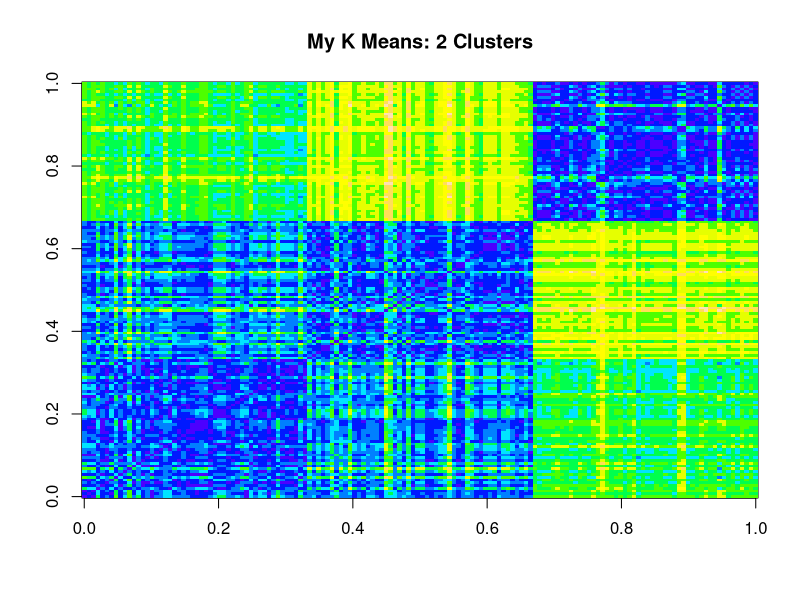
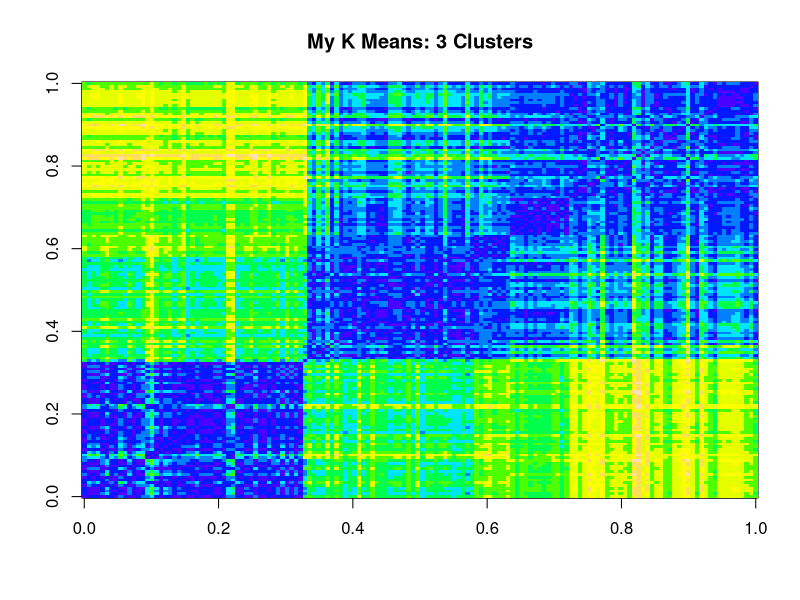
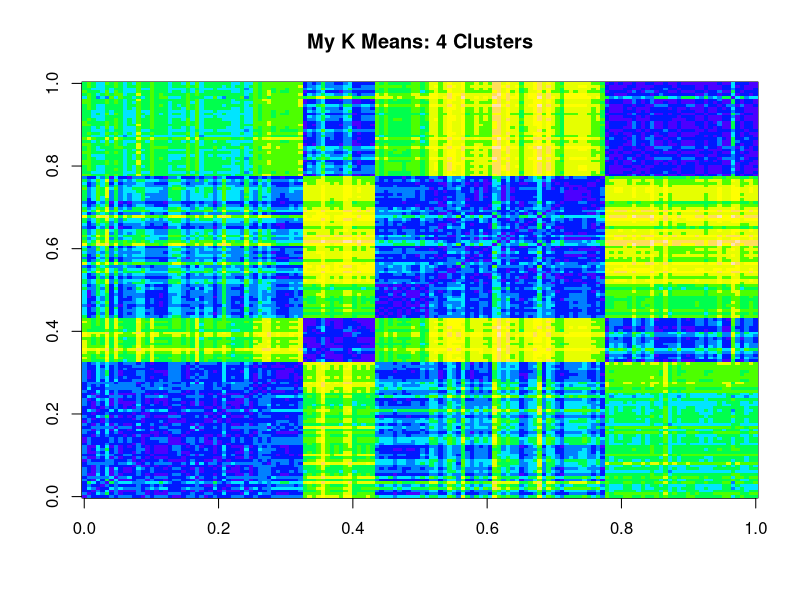
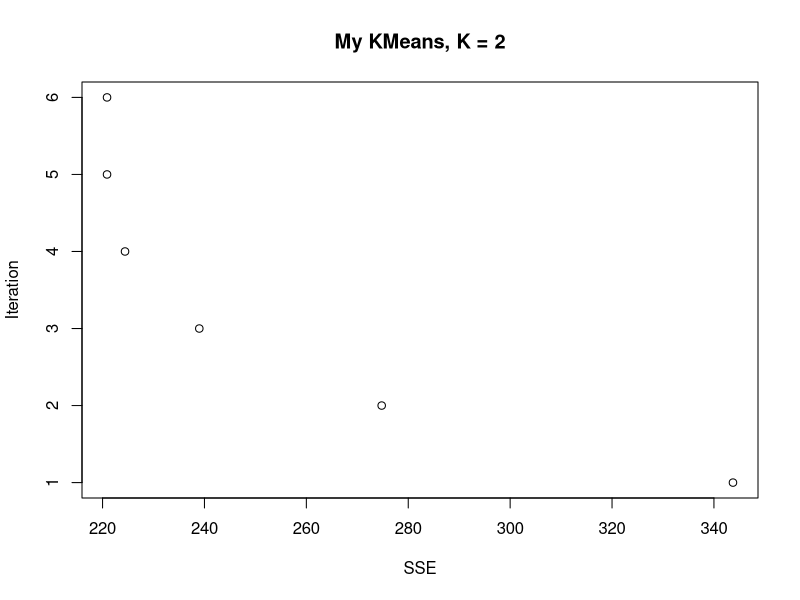

The R source for these figures, in order:
# Created by Ricco Amezcua
# First created on 4/22/2013
# Last updated on 4/28/2013
# This file contains the assignment code Assignment 5 for CS 422
# It uses the iris data set

#### Constants ####
# This is the difference threshold for the stopping condition
# It is a percentage of difference for two clusters
# When the percentage of difference falls below or is the threhold
# the algorithm will stop
DIFF.THRESH = 0 

#### Functions ####
# This function is used to normal data in a data frame
# It takes a data frame and the number of attributes in that data frame
NormalizeData <- function(df, natt){
  for(i in 1:natt){
    stan <- sd(df[,i])
    mean <- mean(df[,i])
    df[,i] <- sapply(df[,i], FUN = function(x){
      return ((x-mean)/stan)}) # nvm (Added a rounding function here round(x, 3))
  }
  return (df)
}

# This function will update the centroids
# It takes the dataframe of the data, a dataframe with the centroids data
# and the k
UpdateCentroids <- function(df, centroids, k){
  for(i in 1:k){
    temp <- subset(df, Cluster == i)
    temp$Cluster <- NULL # Remove clusters
    centroids[i,]<-as.vector(colMeans(temp))
  }
  
  return (centroids)
}

# This function will find the Euclidean distance between two points
EuclideanDistance <- function(p1, p2){
  distance <- p1-p2
  distance <- sapply(distance, FUN=function(x){return(x^2)})
  distance <- sum(distance)
  distance <- sqrt(distance)
  return (distance)
}

# This function takes a point and the centroids data frame
# It will find the centroid closest to that point (returns the index)
FindCluster <- function(point, centroids){
  k <- nrow(centroids)
  distances <- NULL
  for(i in 1:k){
    distances <- append(distances, EuclideanDistance(point, centroids[i,]))
  }
  #print(distances)
  cluster <- which(distances==(min(distances)))
  return(cluster[1])
}

# This is a helper function that checks if a set of clusters is in
# the currently active set of clusters.
# It returns a list of inactive clusters, or 0 if all clusters are active
ClusterRepCheck <- function(clusters, active.clusters){
  active.clusters <- unique(active.clusters)
  inactive.clusters <- which(!(clusters %in% active.clusters))
  if(length(inactive.clusters) == 0){inactive.clusters <-0}
  return(inactive.clusters)
}

# This function has the stopping condition for the k - means algo
# It takes two sets of cluster as vectors and finds the difference percentage
# (number of differences)/length
# It also takes a threshold for the difference percentage
StoppingCondition <- function(previous.clusters, current.clusters, threshold){
  stopping.condition <- FALSE
  num.differences <- length(which(previous.clusters != current.clusters))
  # If the number of differences falls below a certain threshold, stop the algo
  difference.percentage <- num.differences/length(current.clusters)
  #print(difference.percentage)
  if (difference.percentage <= threshold){stopping.condition <- TRUE}
  
  return(stopping.condition)
}

# This is my kmeans function.  It takes a data frame of data and a k
# It returns a vector of the clusters associated with the data 
MyKMeans <-function(df, k, measure.SSE=FALSE){
  natt <- ncol(df)
  centroids <- as.data.frame(matrix(data=0, nrow=k, ncol=natt))
  
  # Adding a cluster column and randomly assigning each point to a cluster
  df["Cluster"] <- NA
  df$Cluster <- sample(1:k, nrow(df), replace=TRUE)
  
  SSE <- NULL
  
  overall.SSE <- NULL
  
  stopped <- FALSE
  while(!stopped){
    previous.clusters <- as.vector(df$Cluster)
    
    # remove cluster column for easier calculation
    temp <- df
    temp$Cluster <- NULL
    
    # Update the centroids
    centroids <- UpdateCentroids(df, centroids, k)
    #Update each point's associated cluster
    df$Cluster <- apply(temp, 1,FindCluster, centroids)
    
    current.clusters <- as.vector(df$Cluster)
    
    inactive.clusters <- ClusterRepCheck(c(1:k), current.clusters)
    
    if (inactive.clusters[1] != 0){
      SSEResults <- CentroidSSEVector(df, centroids, inactive.clusters)
      active.clusters <- SSEResults$clusters
      SSEList <- SSEResults$SSE
      
      for(i in inactive.clusters){
        max.index <- which.max(SSEList)
        #Get index of first available point
        candidate.index <- which(df[,"Cluster"] == active.clusters[1])[1] 
        # Give that point to the inactive cluster i
        df[candidate.index, "Cluster"] <- i
        #Remove the used max cluster for the next candidate
        active.clusters <- active.clusters[-(max.index)]
        SSEList <- SSEList[-(max.index)]
      }
      
    }
  
    if (measure.SSE){
      #Measure the SSE and add it to the SSE vector
      current.SSE <- AllClusterSSE(temp, k, as.vector(df$Cluster))
      overall.SSE <- c(overall.SSE, as.numeric(current.SSE))
    }
    
    if (StoppingCondition(previous.clusters, current.clusters, DIFF.THRESH)){
      stopped <- TRUE
    }
  
  }
  
  return (list(Cluster=as.vector(df$Cluster), SSE=overall.SSE))
}



# This function gets the SSE of all active centroids
# This function is used for the redistribution of points
CentroidSSEVector <- function(df, centroids, inactive.clusters){
  active.clusters <- setdiff(unique(df$Cluster), inactive.clusters)
  SSE <- NULL
  for(i in active.clusters){
    temp <- subset(df, Cluster == i)
    temp$Cluster <- NULL
    sum <- sum(as.vector(apply(temp, 1, FUN=function(p1,p2){
      return(EuclideanDistance(p1,p2)^2)}, centroids[i,])))
    SSE <- append(SSE, sum)
  }
  return(list(clusters=active.clusters, SSE=SSE))
}

# This function will return the similarity matrix.
# It takes a data frame and a list of clusters as well as a titile of the graph
# Data should be normalized
GetSimilarityMatrix <- function(df, clusters, title){
  # Order data by cluster groups
  df["Cluster"] <- NA
  df$Cluster <- clusters
  df <- df[order(df$Cluster),]
  df$Cluster <- NULL
  sim.matrix <- matrix(data=0, ncol=nrow(df), nrow=nrow(df))
  for(i in 1:nrow(df)){
    sim.matrix[i,] <- as.vector(apply(df, 1,EuclideanDistance, df[i,]))
  }
  return(image(sim.matrix, col=topo.colors(10), main=title))
}

# This function returns the SSE value of a data set and its cluster list
# This function is to be used at the end of a run
AllClusterSSE <- function(df, k, clusters){
  natt <- ncol(df)
  df["Cluster"] <- NA
  df$Cluster <- clusters
  df <- df[order(df$Cluster),]
  
  centroids <- as.data.frame(matrix(data=0, nrow=k, ncol=natt))
  centroids <- UpdateCentroids(df, centroids, k)
  #print(df)
  SSE <- 0
  for(i in 1:k){
    temp <- subset(df, Cluster == i)
    temp$Cluster <- NULL
    #print(temp)
    sum <-  sum(as.vector(apply(temp, 1,FUN=function(p1,p2){
      return((EuclideanDistance(p1,p2)^2))}, centroids[i,])))
    SSE <- SSE + sum
  }
  
  return(SSE)
}


#### Algo ####
# Preping data
iris.kmeans <- iris
iris.kmeans$Species <- NULL
iris.kmeans <- NormalizeData(iris.kmeans, ncol(iris.kmeans))

# K equal to 2
k.two.time <- system.time(k.two.result <- MyKMeans(iris.kmeans, 2))
k.two.clusters <- k.two.result$Cluster

# K equal to 3
k.three.result <- MyKMeans(iris.kmeans, 3)
k.three.clusters <- k.three.result$Cluster

# K equal to 4
k.four.result <- MyKMeans(iris.kmeans, 4)
k.four.clusters <- k.four.result$Cluster

## Tables
table(iris$Species, k.two.clusters)
table(iris$Species, k.three.clusters)
table(iris$Species, k.four.clusters)

# Similarity Matrices
GetSimilarityMatrix(iris.kmeans, k.two.clusters, "My K Means: 2 Clusters")
GetSimilarityMatrix(iris.kmeans, k.three.clusters, "My K Means: 3 Clusters")
GetSimilarityMatrix(iris.kmeans, k.four.clusters, "My K Means: 4 Clusters")

# Final SSE Calculation
AllClusterSSE(iris.kmeans, 2, k.two.clusters)
AllClusterSSE(iris.kmeans, 3, k.three.clusters)
AllClusterSSE(iris.kmeans, 4, k.four.clusters)

# Times
print(k.two.time)

# Get SSE Graphs
k.two.result <- MyKMeans(iris.kmeans, 2, TRUE)
k.two.SSE <- k.two.result$SSE
plot(k.two.SSE, c(1:length(k.two.SSE)), xlab="SSE", ylab="Iteration", main="My KMeans, K = 2")

### Notes on what to do next
# Graph SSE for myKMeans.  Probably a list of iteration number and kmeans and create a graph
# from that
# Compare Datasets. Calculate the Entropy and SSE